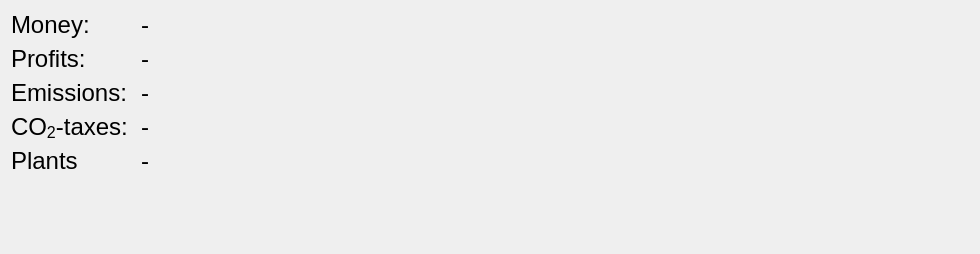
                    <widget class="QWidget" name="scrollAreaWidgetContents_4">
                     <property name="geometry">
                      <rect>
                       <x>0</x>
                       <y>0</y>
                       <width>980</width>
                       <height>254</height>
                      </rect>
                     </property>
                     <layout class="QVBoxLayout" name="verticalLayout_19">
                      <item>
                       <layout class="QFormLayout" name="formLayout_6">
                        <property name="bottomMargin">
                         <number>20</number>
                        </property>
                        <item row="0" column="0">
                         <widget class="QLabel" name="label_35">
                          <property name="font">
                           <font>
                            <pointsize>18</pointsize>
                           </font>
                          </property>
                          <property name="text">
                           <string>Money:</string>
                          </property>
                         </widget>
                        </item>
                        <item row="1" column="0">
                         <widget class="QLabel" name="label_36">
                          <property name="font">
                           <font>
                            <pointsize>18</pointsize>
                           </font>
                          </property>
                          <property name="text">
                           <string>Profits:</string>
                          </property>
                         </widget>
                        </item>
                        <item row="0" column="1">
                         <widget class="QLabel" name="statistics_label_money">
                          <property name="font">
                           <font>
                            <pointsize>18</pointsize>
                           </font>
                          </property>
                          <property name="text">
                           <string>-</string>
                          </property>
                         </widget>
                        </item>
                        <item row="1" column="1">
                         <widget class="QLabel" name="statistics_label_profits">
                          <property name="font">
                           <font>
                            <pointsize>18</pointsize>
                           </font>
                          </property>
                          <property name="text">
                           <string>-</string>
                          </property>
                         </widget>
                        </item>
                        <item row="2" column="0">
                         <widget class="QLabel" name="label_39">
                          <property name="font">
                           <font>
                            <pointsize>18</pointsize>
                           </font>
                          </property>
                          <property name="text">
                           <string>Emissions:</string>
                          </property>
                         </widget>
                        </item>
                        <item row="3" column="0">
                         <widget class="QLabel" name="statistics_label_title_co2tax">
                          <property name="font">
                           <font>
                            <pointsize>18</pointsize>
                           </font>
                          </property>
                          <property name="text">
                           <string>&lt;html&gt;&lt;head/&gt;&lt;body&gt;&lt;p&gt;CO&lt;sub&gt;2&lt;/sub&gt;-taxes:&lt;/p&gt;&lt;/body&gt;&lt;/html&gt;
</string>
                          </property>
                         </widget>
                        </item>
                        <item row="2" column="1">
                         <widget class="QLabel" name="statistics_label_emissions">
                          <property name="font">
                           <font>
                            <pointsize>18</pointsize>
                           </font>
                          </property>
                          <property name="text">
                           <string>-</string>
                          </property>
                         </widget>
                        </item>
                        <item row="3" column="1">
                         <widget class="QLabel" name="statistics_label_co2tax">
                          <property name="font">
                           <font>
                            <pointsize>18</pointsize>
                           </font>
                          </property>
                          <property name="text">
                           <string>-</string>
                          </property>
                         </widget>
                        </item>
                        <item row="4" column="0">
                         <widget class="QLabel" name="label_44">
                          <property name="font">
                           <font>
                            <pointsize>18</pointsize>
                           </font>
                          </property>
                          <property name="text">
                           <string>Plants</string>
                          </property>
                         </widget>
                        </item>
                        <item row="4" column="1">
                         <widget class="QLabel" name="statistics_label_plants">
                          <property name="font">
                           <font>
                            <pointsize>18</pointsize>
                           </font>
                          </property>
                          <property name="text">
                           <string>-</string>
                          </property>
                         </widget>
                        </item>
                       </layout>
                      </item>
                      <item>
                       <spacer name="verticalSpacer_9">
                        <property name="orientation">
                         <enum>Qt::Vertical</enum>
                        </property>
                        <property name="sizeHint" stdset="0">
                         <size>
                          <width>20</width>
                          <height>40</height>
                         </size>
                        </property>
                       </spacer>
                      </item>
                     </layout>
                    </widget>
